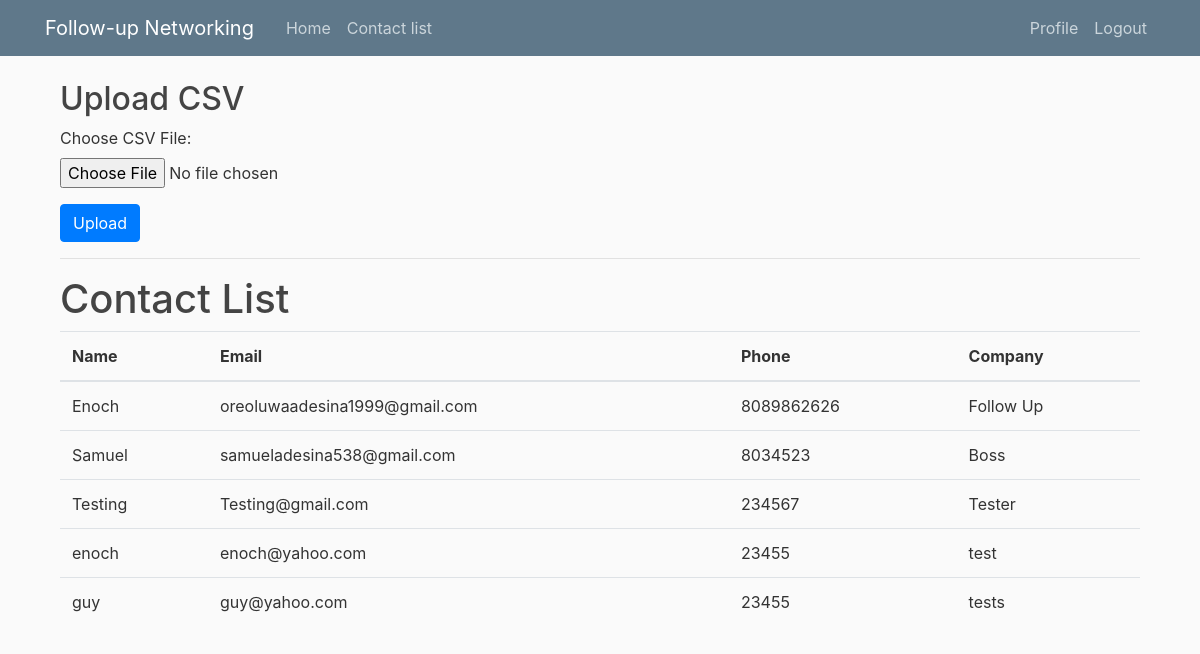
/contact-list/ (signed in), run on the app's committed database.
### contacts/models.py (models this page shows, shortened)
class Contact(models.Model):
    name = models.CharField(max_length=100)
    email = models.EmailField()
    phone = models.CharField(max_length=20)
    title = models.CharField(max_length=100, default='No Title')
    company = models.CharField(max_length=100, default='No Company')

### contacts/views.py (the view)
# urls.py: path('contact-list/', views.contact_list, name='contact-list'),
@login_required
def contact_list(request):
    contacts = Contact.objects.all()
    return render(request, 'contact_list.html', {'contacts': contacts})

### contacts/templates/contact_list.html (shortened to what this page needs)
{% extends 'base.html' %}
{% block content %}
    <div class="container mt-4">
        <h2>Upload CSV</h2>
        <form method="post" enctype="multipart/form-data" action="{% url 'upload_csv' %}">
            <div class="form-group">
                <label for="csvFile">Choose CSV File:</label>
                <input type="file" class="form-control-file" id="csvFile" name="csv_file">
            </div>
            <button type="submit" class="btn btn-primary">Upload</button>
        </form>
        <hr>
        <h1>Contact List</h1>
        <table class="table">
            <thead>
                <tr>
                    <th>Name</th>
                    <th>Email</th>
                    <th>Phone</th>
                    <th>Company</th>
                </tr>
            </thead>
            <tbody>
                {% for contact in contacts %}
                    <tr>
                        <td>{{ contact.name }}</td>
                        <td>{{ contact.email }}</td>
                        <td>{{ contact.phone }}</td>
                        <td>{{ contact.company }}</td>
                    </tr>
                {% endfor %}
            </tbody>
        </table>
    </div>
{% endblock %}

### contacts/static/main.css (style rules this page uses)
body { background: #fafafa; color: #333333; margin-top: 5rem; }
h1, h2, h3, h4, h5, h6 { color: #444444; }

### data on the page
Contact: name "Enoch", email "oreoluwaadesina1999@gmail.com", phone "8089862626", company "Follow Up"
Contact: name "Samuel", email "samueladesina538@gmail.com", phone "8034523", company "Boss"
Contact: name "Testing", email "Testing@gmail.com", phone "234567", company "Tester"
Contact: name "enoch", email "enoch@yahoo.com", phone "23455", company "test"
Contact: name "guy", email "guy@yahoo.com", phone "23455", company "tests"
